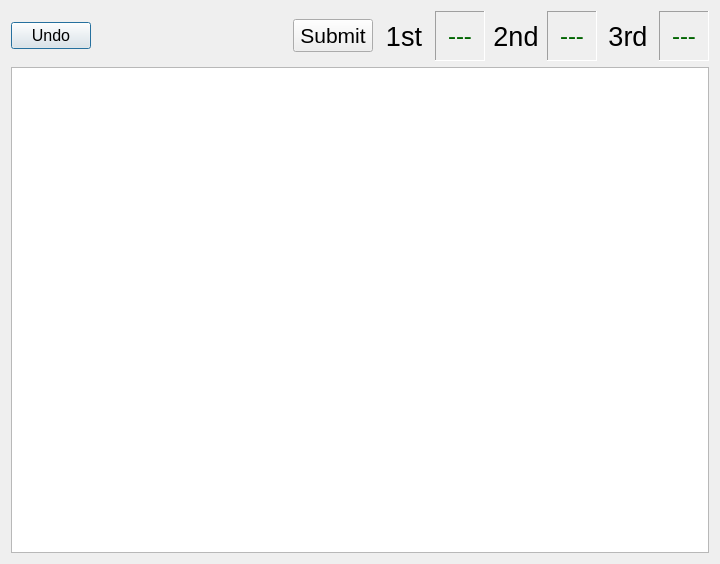
<?xml version="1.0" encoding="UTF-8"?>
<ui version="4.0">
 <class>CCricketInput</class>
 <widget class="QDialog" name="CCricketInput">
  <property name="geometry">
   <rect>
    <x>0</x>
    <y>0</y>
    <width>720</width>
    <height>564</height>
   </rect>
  </property>
  <property name="focusPolicy">
   <enum>Qt::NoFocus</enum>
  </property>
  <property name="windowTitle">
   <string>Enter score</string>
  </property>
  <layout class="QVBoxLayout" name="verticalLayout_2">
   <item>
    <layout class="QVBoxLayout" name="verticalLayout">
     <item>
      <layout class="QHBoxLayout" name="horizontalLayout_5">
       <item>
        <widget class="QPushButton" name="undoButton">
         <property name="font">
          <font>
           <pointsize>12</pointsize>
          </font>
         </property>
         <property name="text">
          <string>Undo</string>
         </property>
        </widget>
       </item>
       <item>
        <spacer name="horizontalSpacer_6">
         <property name="orientation">
          <enum>Qt::Horizontal</enum>
         </property>
         <property name="sizeHint" stdset="0">
          <size>
           <width>40</width>
           <height>20</height>
          </size>
         </property>
        </spacer>
       </item>
       <item>
        <widget class="QPushButton" name="submitButton">
         <property name="font">
          <font>
           <pointsize>16</pointsize>
          </font>
         </property>
         <property name="text">
          <string>Submit</string>
         </property>
        </widget>
       </item>
       <item>
        <layout class="QHBoxLayout" name="horizontalLayout_2">
         <item>
          <widget class="QLabel" name="labelDart1">
           <property name="sizePolicy">
            <sizepolicy hsizetype="Minimum" vsizetype="Minimum">
             <horstretch>0</horstretch>
             <verstretch>0</verstretch>
            </sizepolicy>
           </property>
           <property name="minimumSize">
            <size>
             <width>50</width>
             <height>50</height>
            </size>
           </property>
           <property name="font">
            <font>
             <pointsize>20</pointsize>
             <italic>false</italic>
             <bold>false</bold>
            </font>
           </property>
           <property name="styleSheet">
            <string notr="true">QLabel { color: black; font: 20pt}</string>
           </property>
           <property name="frameShape">
            <enum>QFrame::NoFrame</enum>
           </property>
           <property name="frameShadow">
            <enum>QFrame::Raised</enum>
           </property>
           <property name="text">
            <string>1st</string>
           </property>
           <property name="textFormat">
            <enum>Qt::PlainText</enum>
           </property>
           <property name="alignment">
            <set>Qt::AlignCenter</set>
           </property>
          </widget>
         </item>
         <item>
          <widget class="QLabel" name="labelScoreDart1">
           <property name="minimumSize">
            <size>
             <width>50</width>
             <height>50</height>
            </size>
           </property>
           <property name="styleSheet">
            <string notr="true">QLabel { color: darkgreen; font: 18pt}</string>
           </property>
           <property name="frameShape">
            <enum>QFrame::Panel</enum>
           </property>
           <property name="frameShadow">
            <enum>QFrame::Sunken</enum>
           </property>
           <property name="text">
            <string>---</string>
           </property>
           <property name="alignment">
            <set>Qt::AlignCenter</set>
           </property>
          </widget>
         </item>
        </layout>
       </item>
       <item>
        <layout class="QHBoxLayout" name="horizontalLayout_3">
         <item>
          <widget class="QLabel" name="labelDart2">
           <property name="sizePolicy">
            <sizepolicy hsizetype="Minimum" vsizetype="Minimum">
             <horstretch>0</horstretch>
             <verstretch>0</verstretch>
            </sizepolicy>
           </property>
           <property name="minimumSize">
            <size>
             <width>50</width>
             <height>50</height>
            </size>
           </property>
           <property name="font">
            <font>
             <pointsize>20</pointsize>
             <italic>false</italic>
             <bold>false</bold>
            </font>
           </property>
           <property name="styleSheet">
            <string notr="true">QLabel { color: black; font:20pt}</string>
           </property>
           <property name="frameShape">
            <enum>QFrame::NoFrame</enum>
           </property>
           <property name="frameShadow">
            <enum>QFrame::Raised</enum>
           </property>
           <property name="text">
            <string>2nd</string>
           </property>
           <property name="alignment">
            <set>Qt::AlignCenter</set>
           </property>
          </widget>
         </item>
         <item>
          <widget class="QLabel" name="labelScoreDart2">
           <property name="minimumSize">
            <size>
             <width>50</width>
             <height>50</height>
            </size>
           </property>
           <property name="styleSheet">
            <string notr="true">QLabel { color: darkgreen; font: 18pt}</string>
           </property>
           <property name="frameShape">
            <enum>QFrame::Panel</enum>
           </property>
           <property name="frameShadow">
            <enum>QFrame::Sunken</enum>
           </property>
           <property name="text">
            <string>---</string>
           </property>
           <property name="alignment">
            <set>Qt::AlignCenter</set>
           </property>
          </widget>
         </item>
        </layout>
       </item>
       <item>
        <layout class="QHBoxLayout" name="horizontalLayout_4">
         <item>
          <widget class="QLabel" name="labelDart3">
           <property name="sizePolicy">
            <sizepolicy hsizetype="Minimum" vsizetype="Minimum">
             <horstretch>0</horstretch>
             <verstretch>0</verstretch>
            </sizepolicy>
           </property>
           <property name="minimumSize">
            <size>
             <width>50</width>
             <height>50</height>
            </size>
           </property>
           <property name="font">
            <font>
             <pointsize>20</pointsize>
             <italic>false</italic>
             <bold>false</bold>
            </font>
           </property>
           <property name="styleSheet">
            <string notr="true">QLabel { color: black; font: 20pt}</string>
           </property>
           <property name="frameShape">
            <enum>QFrame::NoFrame</enum>
           </property>
           <property name="frameShadow">
            <enum>QFrame::Raised</enum>
           </property>
           <property name="lineWidth">
            <number>2</number>
           </property>
           <property name="text">
            <string>3rd</string>
           </property>
           <property name="alignment">
            <set>Qt::AlignCenter</set>
           </property>
          </widget>
         </item>
         <item>
          <widget class="QLabel" name="labelScoreDart3">
           <property name="minimumSize">
            <size>
             <width>50</width>
             <height>50</height>
            </size>
           </property>
           <property name="styleSheet">
            <string notr="true">QLabel { color: darkgreen; font: 18pt}</string>
           </property>
           <property name="frameShape">
            <enum>QFrame::Panel</enum>
           </property>
           <property name="frameShadow">
            <enum>QFrame::Sunken</enum>
           </property>
           <property name="text">
            <string>---</string>
           </property>
           <property name="alignment">
            <set>Qt::AlignCenter</set>
           </property>
          </widget>
         </item>
        </layout>
       </item>
      </layout>
     </item>
     <item>
      <widget class="CDartBoardView" name="graphicsViewDartBoard">
       <property name="sizePolicy">
        <sizepolicy hsizetype="Expanding" vsizetype="Expanding">
         <horstretch>0</horstretch>
         <verstretch>0</verstretch>
        </sizepolicy>
       </property>
      </widget>
     </item>
     <item>
      <layout class="QHBoxLayout" name="horizontalLayout"/>
     </item>
    </layout>
   </item>
  </layout>
 </widget>
 <customwidgets>
  <customwidget>
   <class>CDartBoardView</class>
   <extends>QGraphicsView</extends>
   <header>dartboard_view.h</header>
  </customwidget>
 </customwidgets>
 <resources/>
 <connections/>
</ui>
